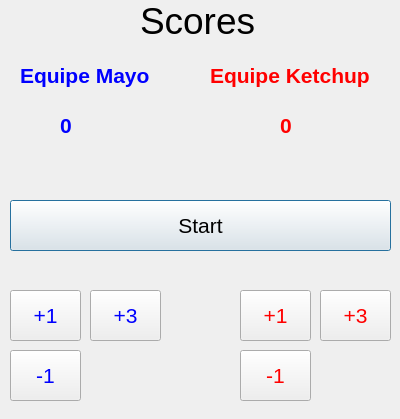
<?xml version="1.0" encoding="UTF-8"?>
<ui version="4.0">
 <class>Dialog</class>
 <widget class="QDialog" name="Dialog">
  <property name="geometry">
   <rect>
    <x>0</x>
    <y>0</y>
    <width>400</width>
    <height>419</height>
   </rect>
  </property>
  <property name="windowTitle">
   <string>Dialog</string>
  </property>
  <widget class="QLabel" name="TeamBlue">
   <property name="geometry">
    <rect>
     <x>20</x>
     <y>50</y>
     <width>141</width>
     <height>51</height>
    </rect>
   </property>
   <property name="font">
    <font>
     <pointsize>16</pointsize>
     <bold>true</bold>
    </font>
   </property>
   <property name="styleSheet">
    <string notr="true">color: blue</string>
   </property>
   <property name="text">
    <string>Equipe Mayo</string>
   </property>
  </widget>
  <widget class="QLabel" name="Scores">
   <property name="geometry">
    <rect>
     <x>140</x>
     <y>0</y>
     <width>121</width>
     <height>41</height>
    </rect>
   </property>
   <property name="font">
    <font>
     <pointsize>28</pointsize>
    </font>
   </property>
   <property name="text">
    <string>Scores</string>
   </property>
  </widget>
  <widget class="QLabel" name="TeamRed">
   <property name="geometry">
    <rect>
     <x>210</x>
     <y>50</y>
     <width>171</width>
     <height>51</height>
    </rect>
   </property>
   <property name="font">
    <font>
     <pointsize>16</pointsize>
     <bold>true</bold>
    </font>
   </property>
   <property name="styleSheet">
    <string notr="true">color: red</string>
   </property>
   <property name="text">
    <string>Equipe Ketchup</string>
   </property>
  </widget>
  <widget class="QLabel" name="ScoreBlue">
   <property name="geometry">
    <rect>
     <x>60</x>
     <y>100</y>
     <width>61</width>
     <height>51</height>
    </rect>
   </property>
   <property name="font">
    <font>
     <pointsize>16</pointsize>
     <bold>true</bold>
    </font>
   </property>
   <property name="styleSheet">
    <string notr="true">color: blue</string>
   </property>
   <property name="text">
    <string>0</string>
   </property>
  </widget>
  <widget class="QLabel" name="ScoreRed">
   <property name="geometry">
    <rect>
     <x>280</x>
     <y>100</y>
     <width>61</width>
     <height>51</height>
    </rect>
   </property>
   <property name="font">
    <font>
     <pointsize>16</pointsize>
     <bold>true</bold>
    </font>
   </property>
   <property name="styleSheet">
    <string notr="true">color: red</string>
   </property>
   <property name="text">
    <string>0</string>
   </property>
  </widget>
  <widget class="QPushButton" name="pushButton_start">
   <property name="geometry">
    <rect>
     <x>10</x>
     <y>200</y>
     <width>381</width>
     <height>51</height>
    </rect>
   </property>
   <property name="font">
    <font>
     <pointsize>16</pointsize>
    </font>
   </property>
   <property name="text">
    <string>Start</string>
   </property>
  </widget>
  <widget class="QPushButton" name="pushButton_blueteam_plus1">
   <property name="geometry">
    <rect>
     <x>10</x>
     <y>290</y>
     <width>71</width>
     <height>51</height>
    </rect>
   </property>
   <property name="font">
    <font>
     <pointsize>16</pointsize>
    </font>
   </property>
   <property name="styleSheet">
    <string notr="true">color: blue</string>
   </property>
   <property name="text">
    <string>+1</string>
   </property>
  </widget>
  <widget class="QPushButton" name="pushButton_blueteam_minus1">
   <property name="geometry">
    <rect>
     <x>10</x>
     <y>350</y>
     <width>71</width>
     <height>51</height>
    </rect>
   </property>
   <property name="font">
    <font>
     <pointsize>16</pointsize>
    </font>
   </property>
   <property name="styleSheet">
    <string notr="true">color: blue</string>
   </property>
   <property name="text">
    <string>-1</string>
   </property>
  </widget>
  <widget class="QPushButton" name="pushButton_redteam_plus1">
   <property name="geometry">
    <rect>
     <x>240</x>
     <y>290</y>
     <width>71</width>
     <height>51</height>
    </rect>
   </property>
   <property name="font">
    <font>
     <pointsize>16</pointsize>
    </font>
   </property>
   <property name="styleSheet">
    <string notr="true">color: red</string>
   </property>
   <property name="text">
    <string>+1</string>
   </property>
  </widget>
  <widget class="QPushButton" name="pushButton_redteam_minus1">
   <property name="geometry">
    <rect>
     <x>240</x>
     <y>350</y>
     <width>71</width>
     <height>51</height>
    </rect>
   </property>
   <property name="font">
    <font>
     <pointsize>16</pointsize>
    </font>
   </property>
   <property name="styleSheet">
    <string notr="true">color: red</string>
   </property>
   <property name="text">
    <string>-1</string>
   </property>
  </widget>
  <widget class="QPushButton" name="pushButton_blueteam_plus3">
   <property name="geometry">
    <rect>
     <x>90</x>
     <y>290</y>
     <width>71</width>
     <height>51</height>
    </rect>
   </property>
   <property name="font">
    <font>
     <pointsize>16</pointsize>
    </font>
   </property>
   <property name="styleSheet">
    <string notr="true">color: blue</string>
   </property>
   <property name="text">
    <string>+3</string>
   </property>
  </widget>
  <widget class="QPushButton" name="pushButton_redteam_plus3">
   <property name="geometry">
    <rect>
     <x>320</x>
     <y>290</y>
     <width>71</width>
     <height>51</height>
    </rect>
   </property>
   <property name="font">
    <font>
     <pointsize>16</pointsize>
    </font>
   </property>
   <property name="styleSheet">
    <string notr="true">color: red</string>
   </property>
   <property name="text">
    <string>+3</string>
   </property>
  </widget>
 </widget>
 <resources/>
 <connections/>
</ui>
